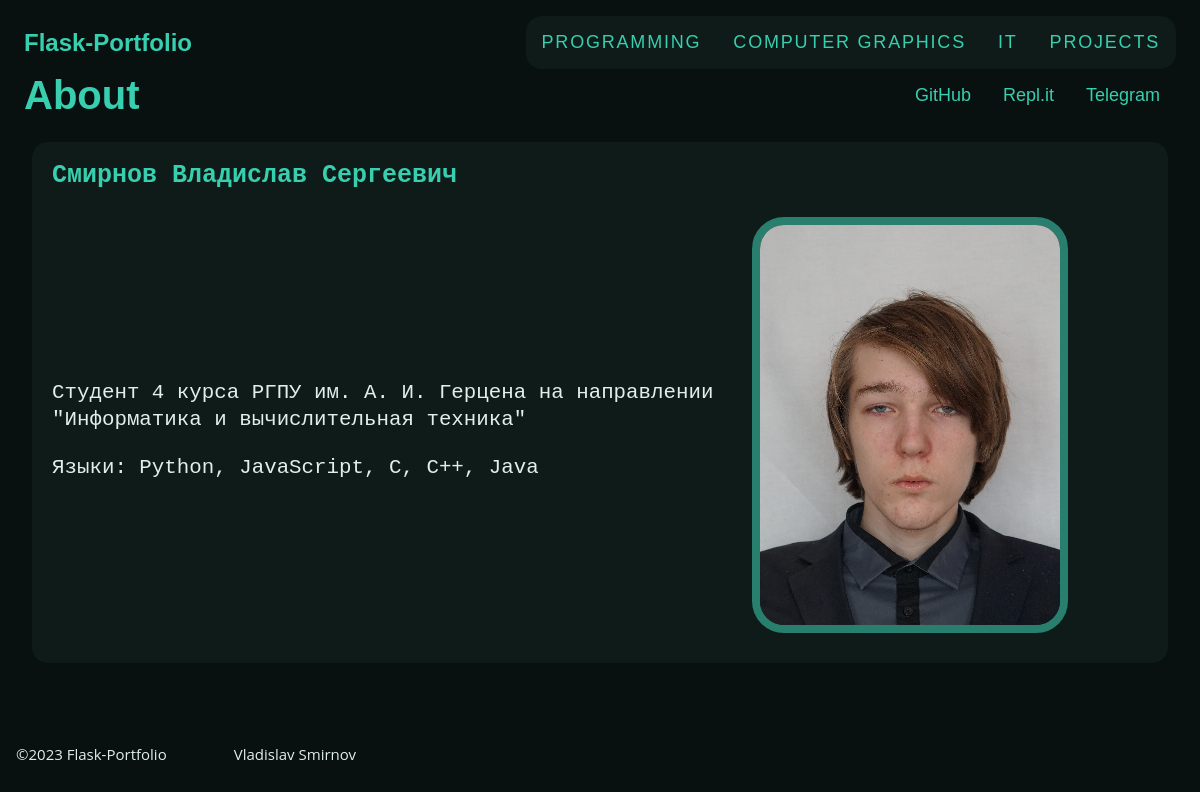
The page / on the database its author committed.
### models.py (models this page shows, shortened)
class Subject(db.Model):
    id = db.Column(db.Integer, primary_key=True)
    name = db.Column(db.String(50), nullable=False)

### app.py (the view)
@app.route('/')
def home():
    subjects = Subject.query.all()
    return render_template('base.html', subjects=subjects)

### templates/base.html (shortened to what this page needs)
<!doctype html>
<head>
  <link rel="stylesheet" href="{{ url_for('static', filename='style.css') }}">
</head>
<body>
  <div class="page-header">
    <nav class="menu">
      <h1><a href={{ request.host_url }}>Flask-Portfolio</a></h1>
      <ul id="navigation">
        {% for item in subjects %}
        <li><a href={{ request.host_url }}{{ item['id'] }}><span>{{ item['name'] }}</span></a>
        {% endfor %}
      </ul>
    </nav>
    <header>
      {% block header %}
      <nav>
        <h2>About</h2>
        <ul>
          <li><a href="https://github.com/VS-zer0" target="_blank" rel="noopener noreferrer"><span>GitHub</span></a>
          <li><a href="https://replit.com/@VS-Zer0" target="_blank" rel="noopener noreferrer"><span>Repl.it</span></a>
          <li><a href="https://t.me/vszer0" target="_blank" rel="noopener noreferrer"><span>Telegram</span></a>
        </ul>
      </nav>
      {% endblock %}
    </header>
  </div>
    <section class="content">
      {% block content %}
      <article class="post">
        <h3>Смирнов Владислав Сергеевич</h3>
        <div class="grid">
          <div>
            <p>Студент 4 курса РГПУ им. А. И. Герцена на направлении "Информатика и вычислительная техника"</p>
            <p>Языки: Python, JavaScript, C, C++, Java</p>
          </div>
          <div>
            <img class="face" src="static/VS.png" />
          </div>
        </div>
      </article>
      {% endblock %}
    </section>
    <footer>
      <div class="footer-text">
        <p> ©2023 Flask-Portfolio </p>
        <p> Vladislav Smirnov </p>
      </div>
    </footer>
</body>

### static/style.css (style rules this page uses)
body { box-sizing: border-box; display: flex; flex-direction: column; font-family: 'Anton', sans-serif; max-width: 1170px; min-height: 100%; margin: 0 auto; }
h1, h2, h3, h4, h5, h6 { color: #37CFAF; padding:0; margin: 0; }
h2 { font-size: 40px; margin-bottom: 58px; }
h3 { font-size: 25px; margin-bottom: 28px; }
a { color: #37CFAF; text-decoration:none; }
.menu ul { background: #91d4c60d; text-transform: uppercase; font-size: 18px; letter-spacing: 0.1em; border-radius: 1rem; }
nav { display: flex; align-items: center; padding: 0 0.5rem; }
nav h1, nav h2 { flex: auto; margin: 0; }
nav ul { display: flex; list-style: none; margin: 0; padding: 0; }
nav ul li a, nav ul li span { display: block; padding: 0.5rem; font-size: 18px; }
.grid { display: grid; grid-template-columns: 700px 300px; align-items: center; }
.face { border: solid 0.5em #287F6D; border-radius: 2em; }
.content { flex-grow: 1; padding: 0 1rem 1rem; }
.post { font-family: 'OCR A Std', monospace; background-color: #91d4c60d; border-radius: 1rem; margin-top: 20px; padding: 20px; position: relative; line-height: 1.7rem; }
.post p { font-size: 1.3rem; }
footer { flex-shrink: 0; }
.footer-text { font-size: 15px; font-family: 'Open Sans', sans-serif; display: flex; padding: 50px 0; position: relative; z-index: 1; }
.footer-text p { margin-right: 67px; }

### rows shown on the page
Subject: name "PROGRAMMING"
Subject: name "COMPUTER GRAPHICS"
Subject: name "IT"
Subject: name "PROJECTS"
